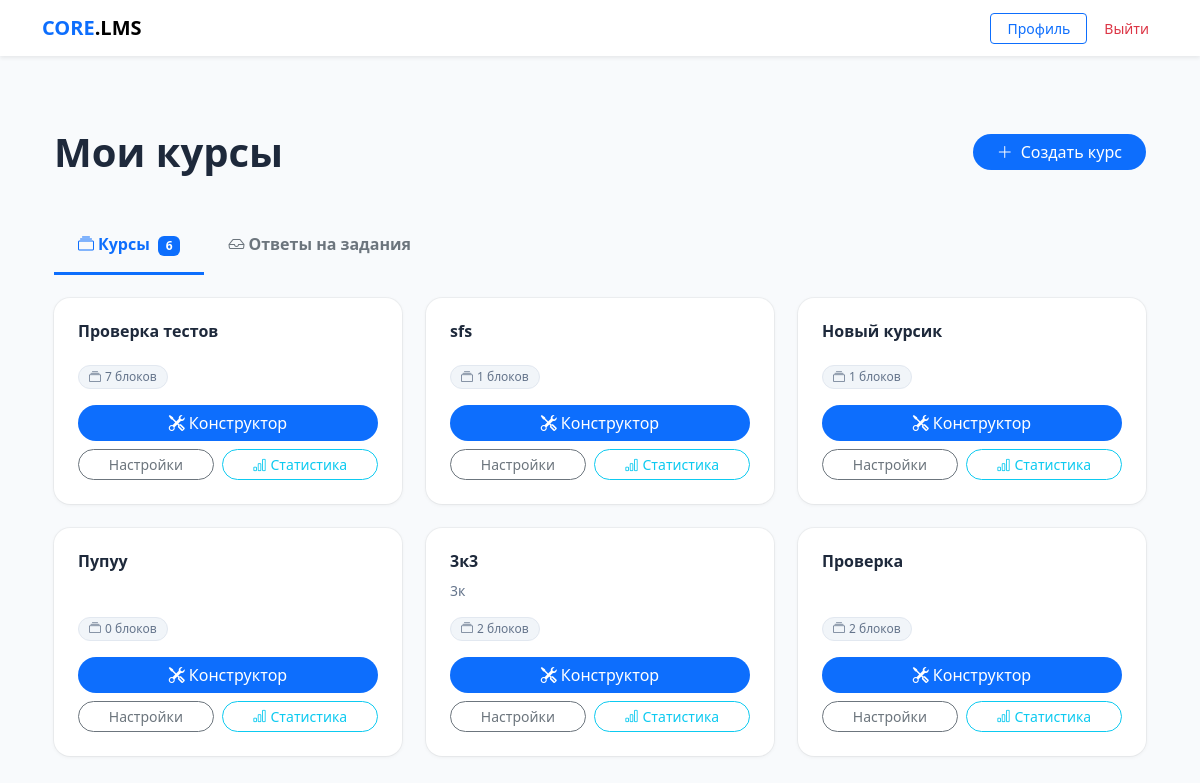
Before: / (signed in) with the older database file.
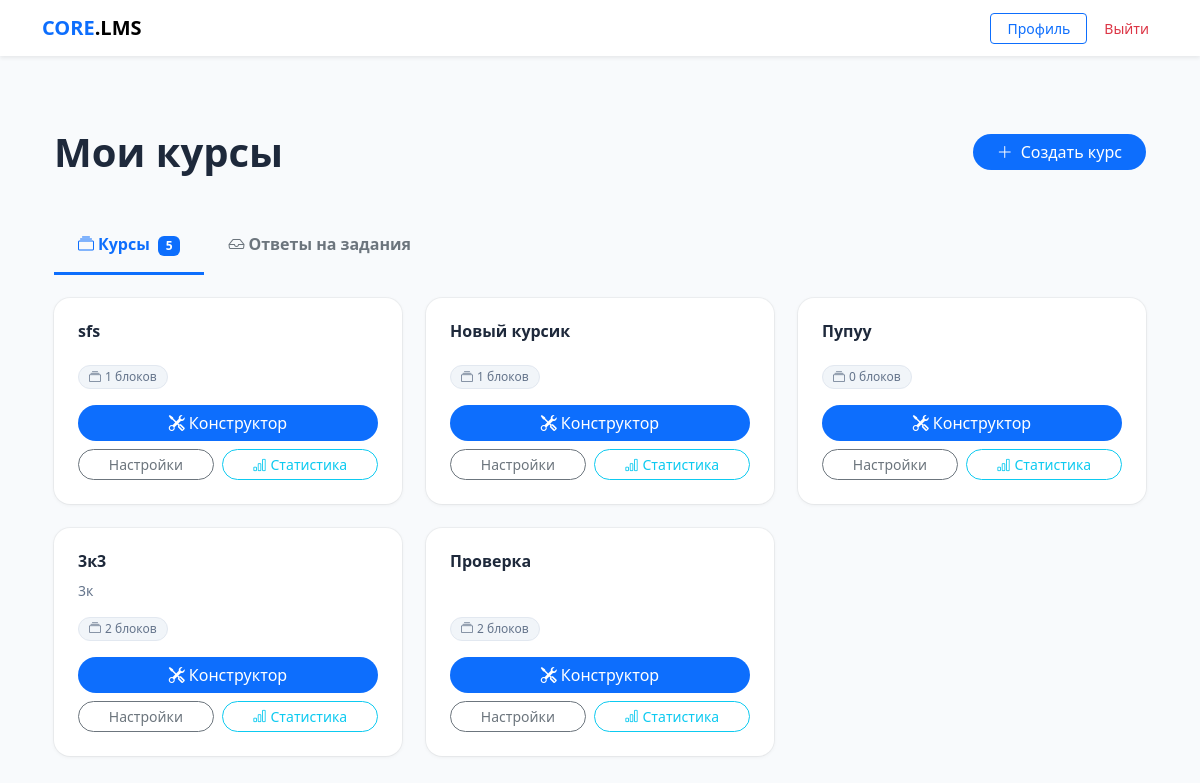
After: the same page with the newer database file.
### core/models.py (models this page shows, shortened)
class Course(models.Model):
    title = models.CharField(max_length=255)
    description = models.TextField(blank=True)
    author = models.ForeignKey(CustomUser, on_delete=models.CASCADE, related_name='authored_courses')
    groups = models.ManyToManyField(Group, related_name='available_courses', blank=True)
    created_at = models.DateTimeField(auto_now_add=True)
    available_from = models.DateTimeField(null=True, blank=True,
        help_text='Дата открытия курса. Пусто — доступен сразу.')
    available_until = models.DateTimeField(null=True, blank=True,
        help_text='Дата закрытия курса. Пусто — бессрочно.')
    allow_self_enroll = models.BooleanField(default=False,
        help_text='Разрешить студентам подключаться по коду доступа')
    access_code = models.CharField(max_length=32, blank=True, null=True,
        help_text='Код для самостоятельного подключения к курсу')

### core/views.py (the view, shortened to what this page needs)
# urls.py: path('', views.dashboard, name='dashboard'),
@login_required
def dashboard(request):
    if request.user.role == 'teacher':
        courses = Course.objects.filter(author=request.user)
        pending_submissions = Submission.objects.filter(
            status='submitted',
            assignment__block__course__author=request.user
        ).select_related(
            'student', 'assignment__block__course', 'assignment__block'
        ).order_by('-submitted_at')
        return render(request, 'core/dashboard.html', {
            'courses': courses,
            'pending_submissions': pending_submissions,
        })

### core/templates/core/dashboard.html (shortened to what this page needs)
{% extends "core/base.html" %}
{% load core_extras %}
{% block content %}
<div class="container py-5">
    <div class="d-flex justify-content-between align-items-center mb-5">
        <h1 class="fw-bold mb-0">
            {% if user.role == 'teacher' %}Мои курсы{% else %}Моё обучение{% endif %}
        </h1>
        {% if user.role == 'teacher' %}
        <a href="{% url 'create_course' %}" class="btn btn-primary rounded-pill px-4">
            <i class="bi bi-plus-lg me-2"></i>Создать курс
        </a>
        {% endif %}
    </div>
    {% if user.role == 'teacher' %}
    <ul class="nav nav-tabs border-0 mb-4" id="teacherTabs">
        <li class="nav-item">
            <button class="nav-link active fw-bold border-0 bg-transparent px-4 pb-3"
                    data-bs-toggle="tab" data-bs-target="#tab-courses" type="button">
                <i class="bi bi-collection me-1"></i>Курсы
                <span class="badge bg-primary ms-1">{{ courses.count }}</span>
            </button>
        </li>
        <li class="nav-item">
            <button class="nav-link fw-bold border-0 bg-transparent px-4 pb-3"
                    data-bs-toggle="tab" data-bs-target="#tab-submissions" type="button">
                <i class="bi bi-inbox me-1"></i>Ответы на задания
            </button>
        </li>
    </ul>
    <div class="tab-content">
        <div class="tab-pane fade show active" id="tab-courses">
            <div class="row g-4">
                {% for course in courses %}
                <div class="col-12 col-md-6 col-lg-4">
                    <div class="dash-card">
                        <div class="dash-card-body">
                            <h5 class="dash-card-title">{{ course.title }}</h5>
                            <p class="dash-card-desc">{{ course.description|truncatewords:15 }}</p>
                            <div class="dash-card-badges">
                                <span class="dash-badge">
                                    <i class="bi bi-collection me-1"></i>{{ course.blocks.count }} блоков
                                </span>
                            </div>
                            <div class="dash-card-actions">
                                <a href="{% url 'course_builder' course.id %}" class="btn btn-primary w-100 rounded-pill">
                                    <i class="bi bi-tools me-1"></i>Конструктор
                                </a>
                                <div class="d-flex gap-2">
                                    <a href="{% url 'edit_course' course.id %}" class="btn btn-outline-secondary btn-sm rounded-pill flex-grow-1">
                                        Настройки
                                    </a>
                                    <a href="{% url 'course_stats' course.id %}" class="btn btn-outline-info btn-sm rounded-pill flex-grow-1">
                                        <i class="bi bi-bar-chart me-1"></i>Статистика
                                    </a>
                                </div>
                            </div>
                        </div>
                    </div>
                </div>
                {% empty %}
                <div class="col-12 text-center py-5">
                    <i class="bi bi-journal-plus display-4 text-muted opacity-25"></i>
                    <p class="text-muted mt-3">Вы ещё не создали ни одного курса.</p>
                </div>
                {% endfor %}
            </div>
        </div>
    </div>
    {% endif %}
</div>
{% endblock %}

Changed rows visible on the page:
removed Course: title "Проверка тестов", blocks.count "7"
Other visible differences:
{{ courses.count }}: "6" → "5"
